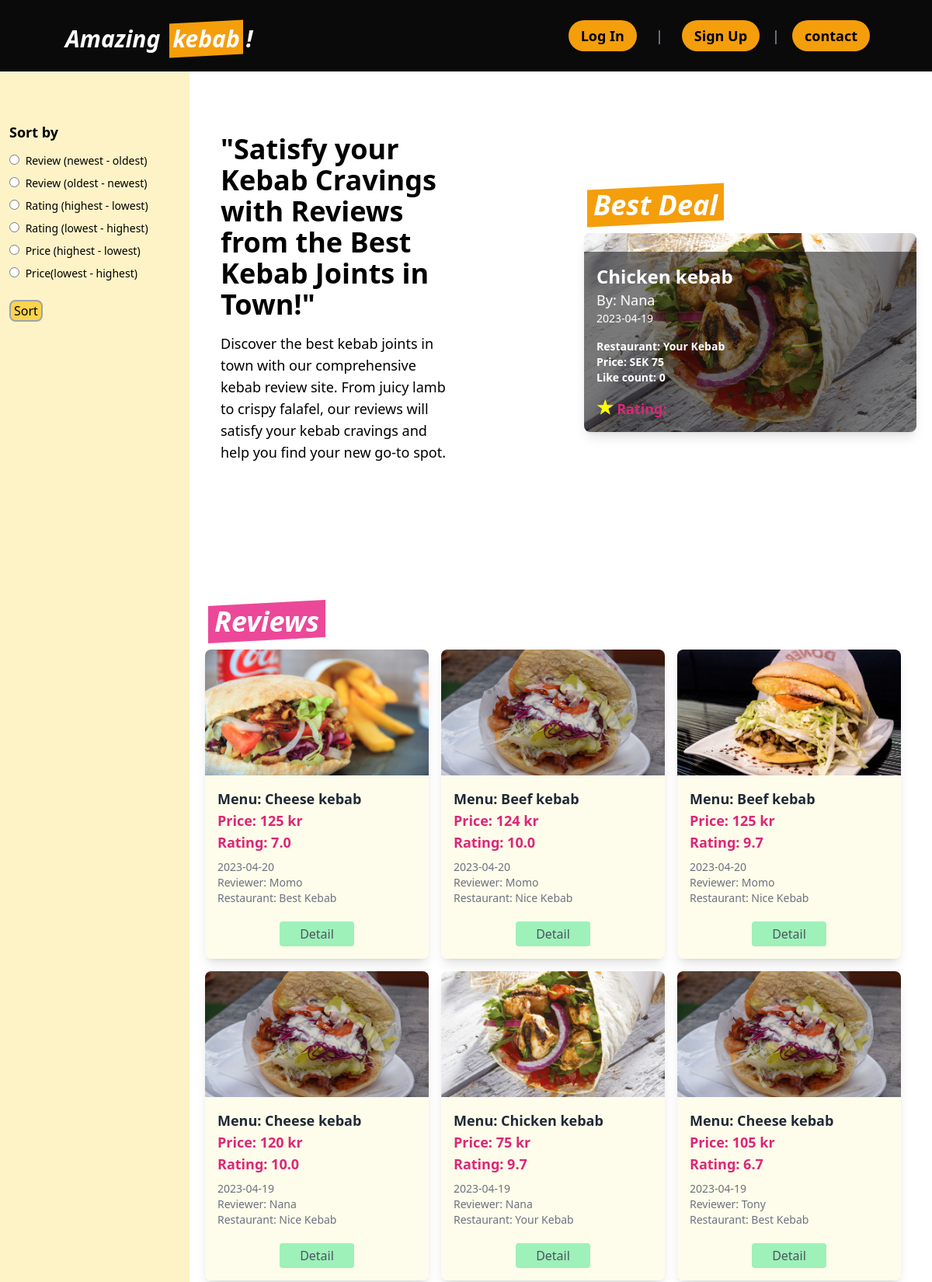
/core/ (upper part), run on an earlier commit of the app's database.
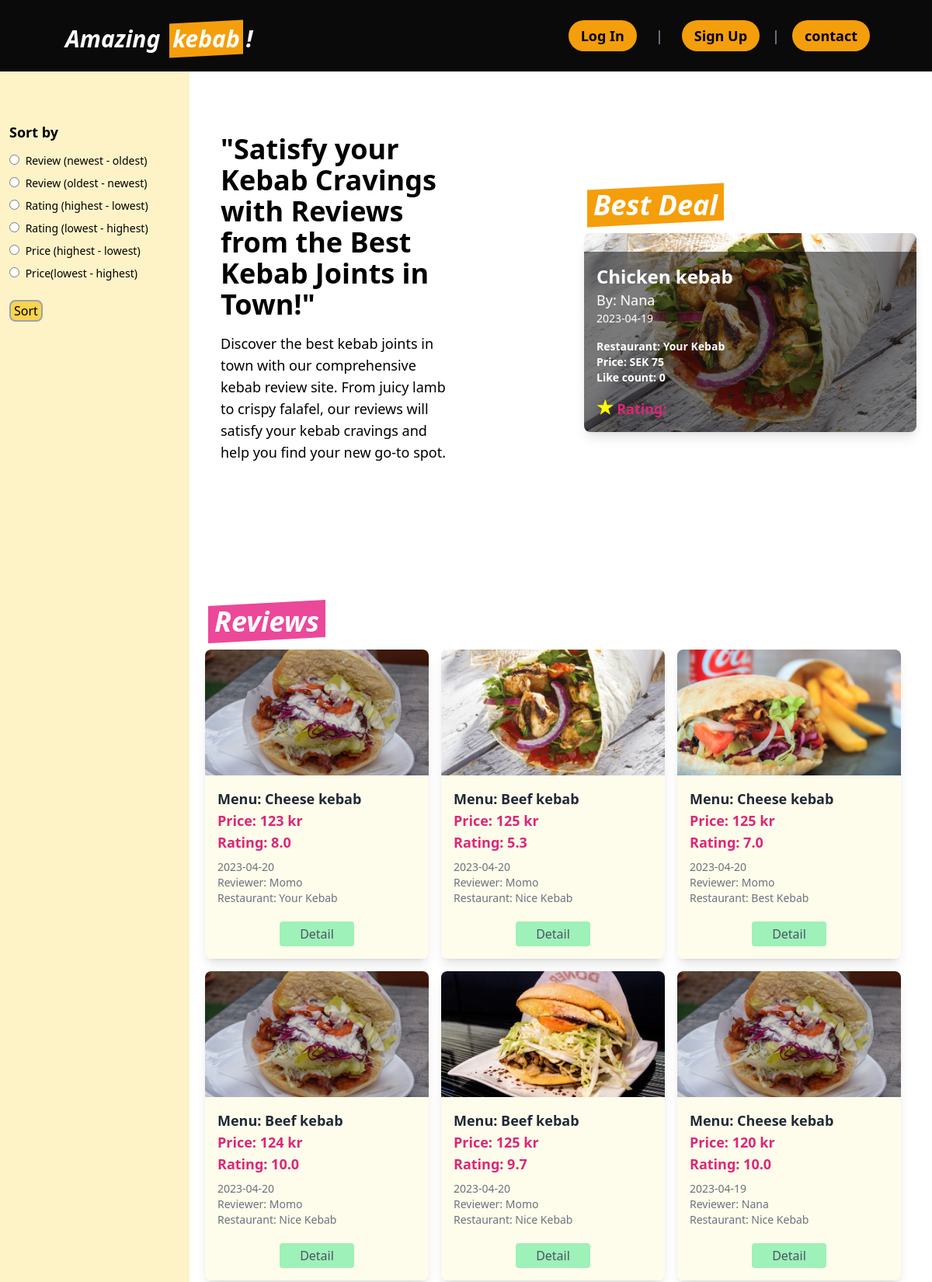
And on a later commit of the database.
### core/models.py (models this page shows, shortened)
class Review(models.Model):
    user = models.ForeignKey(
        CustomUser, on_delete=models.CASCADE, related_name='reviews_by_user'
    )
    menu = models.ForeignKey(
        Menu, on_delete=models.CASCADE, related_name='reviews_of_menu'
    )
    restaurant = models.ForeignKey(
        Restaurant, on_delete=models.CASCADE, related_name='restaurants_for_review'
    )
    image = models.ImageField(upload_to='images/', null=True, blank=True)
    review = models.TextField(default="", null=False)
    taste_rating = models.IntegerField(null=False)
    service_rating = models.IntegerField(null=False)
    value_rating = models.IntegerField(null=False)
    avg_rating = models.FloatField(null=True, blank=True)
    like_count = models.IntegerField(default=0)
    created_at = models.DateTimeField(auto_now_add=True)
    class Meta:
        indexes = [models.Index(fields=['-created_at']),]
        ordering = ['-created_at']

class Menu(models.Model):
    menu = models.CharField(max_length=100, null=False)
    price = models.IntegerField(null=False)
    restaurants = models.ManyToManyField(Restaurant)
    created_at = models.DateTimeField(auto_now_add=True)

class CustomUser(AbstractUser):
    email = models.EmailField("email address", unique=True, blank=False)
    USERNAME_FIELD = "email"  # make the user log in with the email
    REQUIRED_FIELDS = ["username"]
    objects = CustomUserManager()

class Restaurant(models.Model):
    name = models.CharField(max_length=100, null=False)
    address = models.CharField(max_length=200, null=False)
    tel = models.CharField(max_length=20, null=True, blank=True)
    website = models.URLField(null=True, blank=True)

### core/views.py (the view)
# urls.py: path('', views.top, name='top'),
def top(request):
    sort = request.GET.get('sort-by', '-created_at')
    restaurant_name = request.GET.get('restaurant')
    menu_name = request.GET.get('menu')
    reviewer_name = request.GET.get('reviewer')
    reviews = Review.objects.all()
    best = Review.objects.order_by(
        'menu__price', '-avg_rating', '-like_count', '-created_at').first()
    restaurants = Review.objects.order_by().values_list(
        'restaurant__name', flat=True).distinct()
    menus = Review.objects.order_by().values_list(
        'menu__menu', flat=True).distinct()
    reviewers = Review.objects.order_by().values_list(
        'user__username', flat=True).distinct()
    if restaurant_name:
        reviews = reviews.filter(restaurant__name=restaurant_name)
    elif menu_name:
        reviews = reviews.filter(menu__menu=menu_name)
    elif reviewer_name:
        reviews = reviews.filter(user__username=reviewer_name)
    if sort:
        reviews = reviews.order_by(sort)
    context = {
        'reviews': reviews,
        'best': best,
        'restaurants': restaurants,
        'menus': menus,
        'reviewers': reviewers
    }
    return render(request, 'core/top.html', context)

### core/templates/core/top.html (shortened to what the changed rows need)
{% extends 'core/base.html' %} {% block content %} {% load static %}
<head>
  <link rel="stylesheet" href="https://cdnjs.cloudflare.com/ajax/libs/font-awesome/5.15.3/css/all.min.css" />
</head>
<aside class="w-62 fixed left-0 bottom-0 z-20 h-screen bg-amber-100 p-3 mt-2">
  <div class="pt-36">
    <form action="{% url 'core:top' %}" method="GET">
      <h2 class="font-bold text-lg mb-3">Sort by</h2>
    </form>
  </div>
</aside>
<main class="flex-1 ml-56 pt-28">
  <div class="flex-1 ml-10 mx-auto w-6/6 pt-5">
    <section class="flex flex-row items-center justify-between py-10 ">
      <div class="w-2/6 pl-5">
        <h2 class="text-4xl font-bold mb-4">"Satisfy your Kebab Cravings with Reviews from the Best Kebab Joints in Town!"</h2>
      </div>
      <div class="w-3/6 px-5 mx-0 py-4">
        <h1 class="text-4xl italic font-bold mb-4">
          <span class="before:block before:absolute before:-inset-1 before:-skew-y-3 before:bg-amber-500 relative inline-block mx-2">
            <span class="relative text-white p-1">Best Deal</span>
          </span>
        </h1>
        <a href="{% url 'core:detail' id=best.id %}">
          <div class="rounded-lg shadow-lg overflow-hidden hover:bg-yellow-300">
            <div class="relative overflow-hidden" style="padding-bottom: 60%">
              {% if best.image %}
              <div class="absolute inset-0">
                <img class="object-cover h-full w-full" src="{{ best.image.url }}" alt="{{ best.menu.menu }} image" />
              </div>
              {% endif %}
              <div class="absolute bottom-0 left-0 w-full text-white p-4 bg-black bg-opacity-50">
                <h1 class="text-2xl font-bold">{{ best.menu.menu }}</h1>
                <p class="text-lg"> By: {{ best.user.username }} </p> <p class="text-sm"> {{ best.created_at|date:"Y-m-d" }}</p>
                <ul class="text-sm font-bold mt-4">
                  <li>Restaurant: {{ best.restaurant.name }}</li>
                  <li>Price: SEK {{ best.menu.price }}</li>
                  <li>Like count: {{ best.like_count }}</li>
                  <h2 class="text-lg font-bold text-pink-600 mt-4">
                    <span>
                      <i style="font-size:24px; color:yellow;" class="fa">&#9733;</i>
                      Rating: {{ review.avg_rating }}
                    </span>
                  </h2>
                </ul>
              </div>
            </div>
          </div>
        </a>
      </div>
    </section>
  </div>
  <div class="mx-10 mt-28">
    <h1 class="text-4xl italic font-bold mb-4">
      <span
        class="before:block before:absolute before:-inset-1 before:-skew-y-3 before:bg-pink-500 relative inline-block mx-2">
        <span class="relative text-white p-1">Reviews</span></span>
    </h1>
    <div class="grid grid-cols-1 md:grid-cols-2 lg:grid-cols-3 gap-4">
      {% for review in reviews %}
      <div class="bg-yellow-50/90 rounded-lg shadow-lg overflow-hidden">
        {% if review.image %}
        <div class="relative overflow-hidden" style="padding-bottom: 56.25%">
          <div class="absolute inset-0">
            <img class="object-cover h-full w-full" src="{{ review.image.url }}" alt="{{ review.menu.menu }} image" />
          </div>
        </div>
        {% endif %}
        <div class="p-4">
          <h2 class="text-lg font-bold text-gray-800">
            Menu: {{ review.menu.menu }}
          </h2>
          <h2 class="text-lg font-bold text-pink-600">
            Price: {{ review.menu.price }} kr
          </h2>
          <h2 class="text-lg font-bold text-pink-600">
            Rating: {{ review.avg_rating }}
          </h2>
          <p class="text-gray-500 text-sm mt-2">
            {{ review.created_at|date:"Y-m-d" }}
          </p>
          <p class="text-gray-500 text-sm">
            Reviewer: {{ review.user.username }}
          </p>
          <p class="text-gray-500 text-sm">
            Restaurant: {{ review.restaurant.name }}
          </p>
          <div class="text-gray-600 bg-green-300/80 mx-20 text-center rounded py-1 mt-5 hover:bg-yellow-300">
            <a href="{% url 'core:detail' id=review.id %}">Detail</a>
          </div>
        </div>
      </div>
      {% endfor %}
    </div>
  </div>
</main>
{% endblock content %}

What changed in the data, as far as the page shows it:
no longer on one of the page's lists (row unchanged): Review: menu.menu "Chicken kebab", menu.price "75", avg_rating "9.7", created_at "2023-04-19", user.username "Nana", restaurant.name "Your Kebab"
no longer on this page (row unchanged): Review: image (picture), menu.menu "Cheese kebab", menu.price "105", avg_rating "6.7", created_at "2023-04-19", user.username "Tony", restaurant.name "Best Kebab"
added Review: image (picture), menu.menu "Cheese kebab", menu.price "123", avg_rating "8.0", created_at "2023-04-20", user.username "Momo", restaurant.name "Your Kebab"
added Review: image (picture), menu.menu "Beef kebab", menu.price "125", avg_rating "5.3", created_at "2023-04-20", user.username "Momo", restaurant.name "Nice Kebab"
